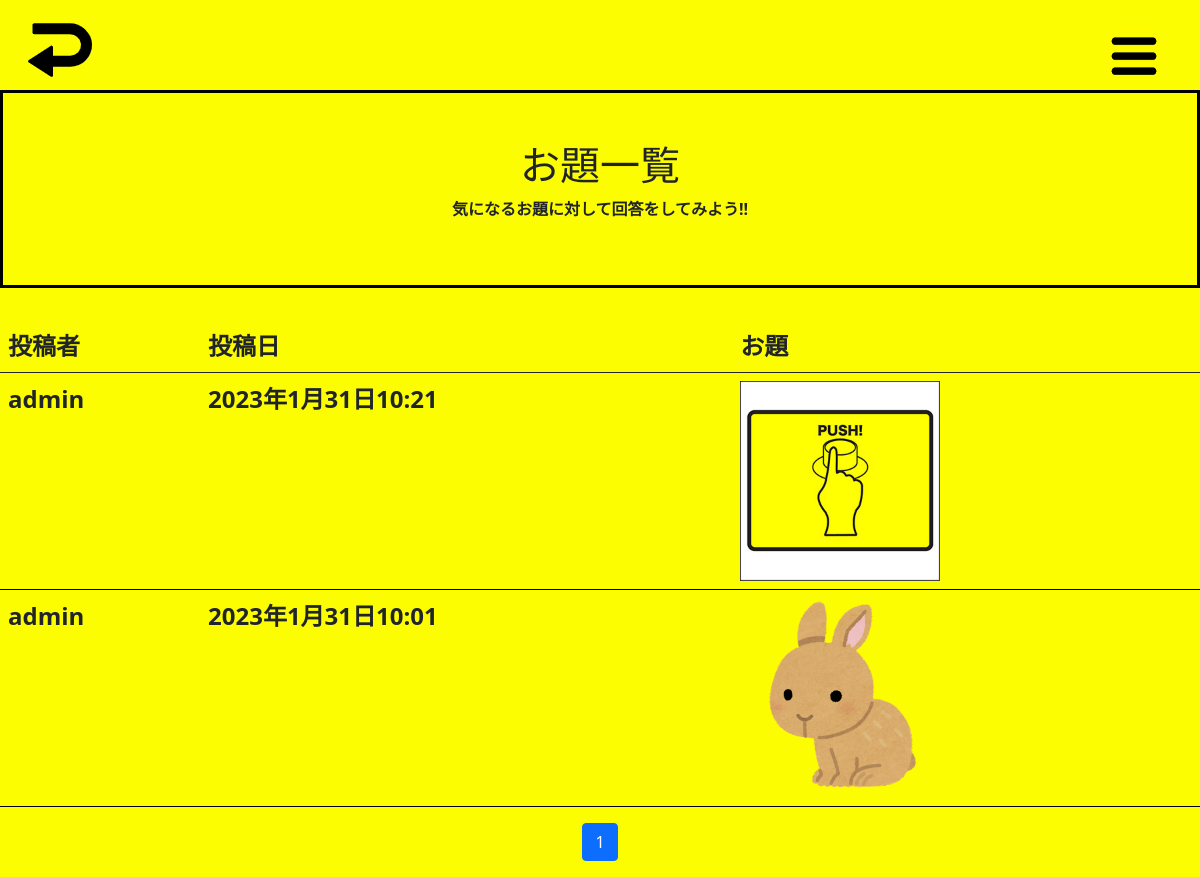
The app's page /ningins/answer_list_image/2/ with its own data.
### Ninjin/models.py (models this page shows)
class Post(models.Model):
    post_by_user = models.ForeignKey(
        CustomUser,
        verbose_name='ユーザー',
        on_delete=models.CASCADE
    )
    post_category = models.ForeignKey(
        Category,
        verbose_name='カテゴリ',
        on_delete=models.PROTECT
    )
    theme_title = models.TextField('お題のタイトル')
    updated_at = models.DateTimeField("更新日", auto_now=True)
    image = models.ImageField(
        verbose_name='イメージ',  # フィールドのタイトル
        upload_to='photos'  # MEDIA＿ROOT以下のフォトファイルに保存
    )
    posted_at = models.DateTimeField(
        verbose_name='投稿日時', # フィールドのタイトル
        auto_now_add=True # 日時を自動追加
    )

### accounts/models.py (models this page shows)
class CustomUser(AbstractUser):
    pass

### Ninjin/views.py (the view)
# urls.py: path('answer_list_image/<int:category_id>/', views.answer_list_image, name='answer_list_image'),
def answer_list_image(request, category_id):
    posts = Post.objects.filter(
        post_category=category_id).order_by('-posted_at')
    paginator = Paginator(posts, 9)
    page_number = request.GET.get('page', 1)
    pages = paginator.page(page_number)
    context = {"orderby_records": pages}
    return render(request, "ningins/answer_list_image.html", context)

### Ninjin/templates/ningins/answer_list_image.html (shortened to what this page needs)
{% load static %}
<!DOCTYPE html>
<html lang="en">
<head>
    <link href="https://cdn.jsdelivr.net/npm/bootstrap@5.0.2/dist/css/bootstrap.min.css"
          rel="stylesheet"
>
    <link rel="stylesheet" href="{% static 'css/background.css' %}">
    <link rel="stylesheet" href="{% static 'css/answer_list.css' %}">
    <link rel="stylesheet" href="{% static 'css/header.css' %}">
</head>
<body>
<header class="header">
    <div class="nav">
        <label for="drawer_input" class="drawer_open"></label>
      </div>
    <a href="#" onclick="history.back(-1);return false"><img src="{% static 'images/return.png' %}" class="return"></a>
</header>
<div class="welcome">
    <h1>お題一覧</h1>
    <p>気になるお題に対して回答をしてみよう!!</p>
</div>
{% if orderby_records %}
    <table class="table">
        <thead>
        <tr>
            <th>投稿者</th>
            <th>投稿日</th>
            <th>お題</th>
        </tr>
        </thead>
        <tbody>
        {% for post in orderby_records %}
            <tr>
                <th>{{ post.post_by_user }}</th>
                <th>{{ post.posted_at }}</th>
                <th><a href="{% url 'detail_image_list' post.id %}"><img src="{{ post.image.url }}" alt="" width="200" height="200"/> </a>
            </tr>
        {% endfor %}
        </tbody>
    </table>
{% else %}
    <p>お題はまだ投稿されていません。</p>
{% endif %}
{% block content %}
{% include "ningins/pagination.html" %}
{% endblock %}
</body>
</html>

### Ninjin/static/css/background.css (style rules this page uses)
body { background-color: #fdfd01; }

### Ninjin/static/css/answer_list.css (style rules this page uses)
.welcome { padding: 3rem 0; margin-bottom: 2rem; background-color: #fdfd01; align-items: center; display: flex; flex-direction: column; border-width: 3px; border-style: solid; border-color: #000000; }
p { font-weight:bold; }
th { padding: 0.5rem; }

### Ninjin/static/css/header.css (style rules this page uses)
.drawer_open { z-index: 100; border: none; width: 60px; height: 60px; background: url("../images/menu_btn.png"); background-size: 100%; cursor: pointer; display: block; position: absolute; right: 3%; top: 3% }
.return { margin: 10px 0 0 20px; }

### Ninjin/templates/ningins/answer_list_image.html (style rules this page uses)
.table { border-color: black; }
th { font-size: 150%; }
header { padding: 0.5rem; }

### records on screen
Post: post_by_user "admin", posted_at "2023年1月31日10:21", image (picture)
Post: post_by_user "admin", posted_at "2023年1月31日10:01", image (picture)

### other values on screen
{{ num }} "1"
